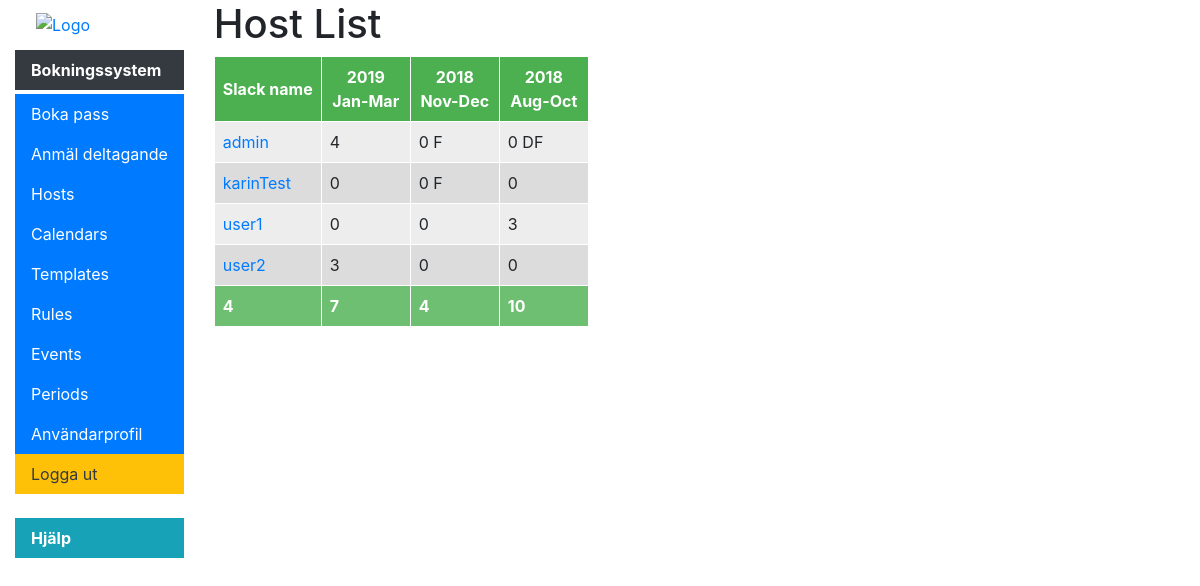
The page /scheduler/hosts (signed in) on the database as committed earlier.
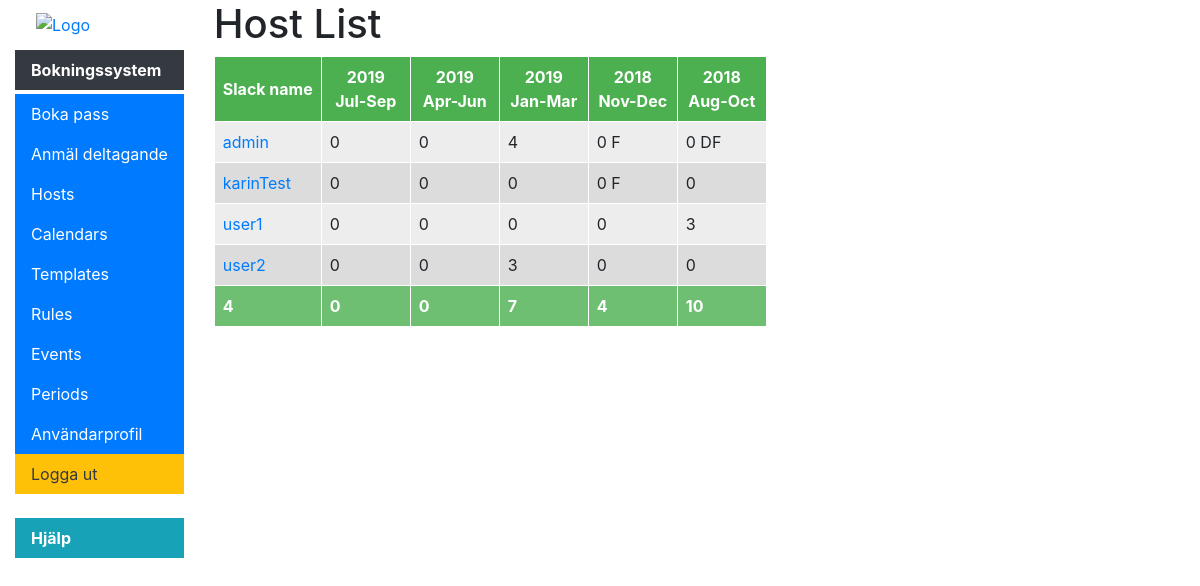
The same page on the database as committed later.
### scheduler/models.py (models this page shows, shortened)
class SchedulingPeriod(models.Model):
    start = models.DateField(help_text="Start of period", db_index=True)
    end = models.DateField(help_text="End of period", db_index=True)
    num_required_events = models.IntegerField(default = 6, help_text="Number of events a host should have in this period")
    participant_key_string = ParticipantKeyField(default = "", help_text="A string representing the events a host is required to be a participant to in this period", max_length=10)
    @property
    def name(self):
        return self.start.strftime('%Y %b') + "-" + self.end.strftime('%b')
    def get_participant_key_list(self):
        userParticipantList = accounts.models.User.objects.all().order_by('eventinstance__participants__slackId', 'eventinstance__period', 'eventinstance__event__template__count_key').annotate(
            participantName = Max('eventinstance__participants__slackId'), keyChar=Max('eventinstance__event__template__count_key', filter=Q(eventinstance__period=self.id)))
        currentUser = None
        resultList = {}
        for userParticipant in userParticipantList:
            if (currentUser == None or currentUser != userParticipant.participantName) and userParticipant.participantName != None:
                currentUser = userParticipant.participantName
                resultList[currentUser] = "";
            if currentUser != None and userParticipant.keyChar != None:
                resultList[currentUser] = resultList[currentUser] + userParticipant.keyChar
        return resultList
    def get_host_count_list(self):
        userHostList = accounts.models.User.objects.all().order_by('slackId', 'eventinstance__period').annotate(
            host_count=Count('slackId', filter=Q(eventinstance__status=1, eventinstance__period=self.id)))
        return userHostList
    def get_host_count_key_list(self):
        count_list = self.get_host_count_list()
        key_list = self.get_participant_key_list()
        resultList = {}
        for host in count_list:
            resultList[host.slackId] = str(host.host_count)
            if host.slackId in key_list:
                resultList[host.slackId] = resultList[host.slackId] + " " + key_list[host.slackId]
        return resultList
    def get_all_host_count_key_lists():
        periodList = SchedulingPeriod.objects.all().order_by('-start')
        resultList = {}
        for period in periodList:
            for user, count_key in period.get_host_count_key_list().items():
                if user not in resultList:
                    resultList[user] = {}
                resultList[user][period] = count_key
        return resultList
    def __str__(self):
        return self.name

### accounts/models.py (models this page shows, shortened)
class User(AbstractBaseUser, PermissionsMixin):
    USERNAME_FIELD = 'email'
    REQUIRED_FIELDS = ['slackId']
    class Meta:
        verbose_name = 'user'
        verbose_name_plural = 'users'
    objects = UserManager()
    slackIdValid = RegexValidator(r'^((?!@).)*$', 'Ange ditt slacknamn utan @-tecken.',
            code='invalid_slackId')
    email = models.EmailField(unique=True, verbose_name="E-post")
    slackId = models.CharField(max_length=100, verbose_name="Slacknamn", unique=True, blank=False, null=False, validators=[slackIdValid])
    is_active = models.BooleanField(default=False)
    is_staff = models.BooleanField(default=False)
    is_registration_complete = models.BooleanField(default=False)

### scheduler/views.py (the view)
# urls.py: path('hosts', views.HostListView.as_view(template_name='host_list.html'), name='hosts'),
class HostListView(UserIsStaffMixin, generic.ListView):
    model = SchedulingPeriod
    def get_context_data(self, **kwargs):
        context = super(HostListView, self).get_context_data(**kwargs)
        context['booking_count'] = EventInstance.objects.filter(status=1).count
        context['period_host_list'] = SchedulingPeriod.get_all_host_count_key_lists()
        return context
    def get_queryset(self):
        return SchedulingPeriod.objects.all().order_by('-start').annotate(event_count = Count('eventinstance', filter=Q(eventinstance__status=1)))

### scheduler/context_processors.py (called while the page is built)
def extra_menu_processor(request):
    extra = {}
    if hasattr(settings, "MENU_TITLE"):
    	extra['menu_title'] = settings.MENU_TITLE
    if hasattr(settings, "LOGO_PATH"):
        extra['logo_path'] = settings.LOGO_PATH
    if hasattr(settings, "MENU_EXTRA"):
        extra['menu_extra'] = settings.MENU_EXTRA
    return extra

### scheduler/views.py (called while the page is built)
    def test_func(self):
        return self.request.user.is_staff

### scheduler/templates/host_list.html
{% extends "base_generic.html" %}
{% block content %}
<h1>Host List</h1>
{% if schedulingperiod_list %}
<table>
  <thead><tr>
    <th>Slack name</th>
    {% for period in schedulingperiod_list %}
      <th><div style = "width:4.5em;text-align: center;">{{ period }} </div></th>
    {% endfor %}
  </tr></thead>
    {% for host, periods in period_host_list.items %}
      <tr class="{% cycle 'row-uneven' 'row-even' %}"><td><a href="{% url 'host-detail' slug=host %}">{{ host }}</a></td>
        {% for period, period_key in periods.items %}
          <td>{{ period_key }}</td>
		{% endfor %}
      </tr>
    {% endfor %}
	<thead><tr>
		<td class="emph">{{ period_host_list.items|length }}</td>
		{% for period in schedulingperiod_list %}
		    <td class="emph">{{ period.event_count }}</td>
		{% endfor %}
	</tr></thead>
</table>
{% else %}
  <p>No hosts in list.</p>
{% endif %}
{% endblock %}

### scheduler/templates/base_generic.html (shortened to what this page needs)
<!DOCTYPE html>
<html lang="en">
<head>
  {% load bootstrap4 %}
  {% bootstrap_css %}
  {% load static %}
</head>
<body>
  <div class="container-fluid">
    <div class="row">
      <div class="col-sm-auto">
      {% block sidebar %}
      <ul class="nav flex-column">
          {% if logo_path %}
            <li class="nav-item"><a class="nav-link" href="{% url 'index' %}">
            <img src="{% static logo_path %}" style="margin:5px" width="140" class="align-top" alt="Logo">
            </a></li>
          {% endif %}
          {% if menu_title %}
            <li class="nav-item"><span style="margin-bottom:4px" class="nav-link bg-dark text-white font-weight-bold">{{ menu_title }}</span></li>
          {% endif %}
          <li class="nav-item"><a class="nav-link bg-primary text-white" href="{% url 'index' %}">Boka pass</a></li>
          <li class="nav-item"><a class="nav-link bg-primary text-white" href="{% url 'joinEvent' %}">Anmäl deltagande</a></li>
          {% if user.is_staff %}
          <li class="nav-item"><a class="nav-link bg-primary text-white" href="{% url 'hosts' %}">Hosts</a></li>
          <li class="nav-item"><a class="nav-link bg-primary text-white" href="{% url 'calendars' %}">Calendars</a></li>
          <li class="nav-item"><a class="nav-link bg-primary text-white" href="{% url 'templates' %}">Templates</a></li>
          <li class="nav-item"><a class="nav-link bg-primary text-white" href="{% url 'rules' %}">Rules</a></li>
          <li class="nav-item"><a class="nav-link bg-primary text-white" href="{% url 'events' %}">Events</a></li>
          <li class="nav-item"><a class="nav-link bg-primary text-white" href="{% url 'periods' %}">Periods</a></li>
          {% endif %}
          <li class="nav-item"><a class="nav-link bg-primary text-white" href="{% url 'profile' %}">Användarprofil</a></li>
          <li class="nav-item"><a class="nav-link bg-warning text-dark" href="{% url 'logout' %}">Logga ut</a></li>
          <br>
          {% for menu_item in menu_extra%}
            <li class="nav-item"><a class="nav-link {% if menu_item.class %} {{ menu_item.class }}{% endif %}" href="{{ menu_item.link }}">{{ menu_item.name }}</a></li>
          {% endfor %}
      </ul>
     {% endblock %}
      </div>
      <div class="col-sm-auto">
      {% block content %}{% endblock %}
      </div>
    </div>
  </div>
</body>
</html>

### scheduler/templates/base_generic.html (style rules this page uses)
tr.row-uneven { background: #EDEDED; }
tr.row-even { background: #DCDCDC; }
td.emph { background: #6fbf72; font-weight:bold; color: white; }
td, th { border: 1px solid #FFFFFF; padding: 8px; }
th { background: #4CAF50; color: white; }

Rows that differ between the two databases and show on the page:
added SchedulingPeriod: start+end "2019 Jul-Sep", period_key "0", event_count "0"
added SchedulingPeriod: start+end "2019 Apr-Jun", period_key "0", event_count "0"
